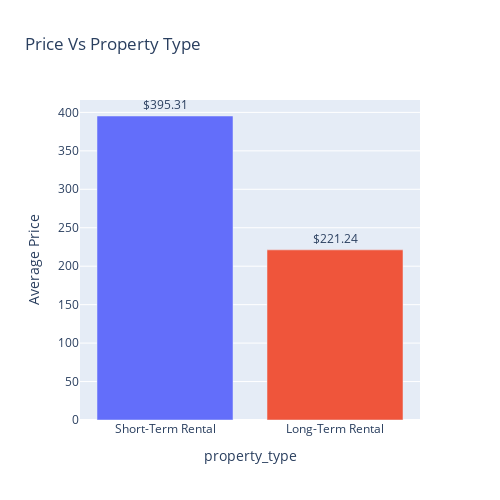

Notebook code cell kept with this figure:
### Code cell
## ------------------------------------------------------prices Vs property type------------------------------------------------------------------------
prices_vs_property_type = data.groupby('property_type')['price'].mean().sort_values(ascending = False).reset_index(name = 'Average Price')

## Plot
fig2 = px.bar(prices_vs_property_type, x = 'property_type', y = 'Average Price',color = ['Blue', 'Red'],text = 'Average Price', title = "Price Vs Property Type")

# Update layout
fig2.update_traces(texttemplate='$%{text:.2f}', textposition='outside')
fig2.update_layout(
    height=500,
    width=500,
    showlegend=False
)

fig2.show()

### Figure 1 — Plotly figure (JSON) as saved in the notebook; plotly's stock layout.template omitted (floating-point values rounded to 4 significant figures)
{"data": [{"alignmentgroup": "True", "hovertemplate": "color=Blue<br>property_type=%{x}<br>Average Price=%{text}<extra></extra>", "legendgroup": "Blue", "marker": {"color": "#636efa", "pattern": {"shape": ""}}, "name": "Blue", "offsetgroup": "Blue", "orientation": "v", "showlegend": true, "text": [395.3], "textposition": "outside", "texttemplate": "$%{text:.2f}", "type": "bar", "x": ["Short-Term Rental"], "xaxis": "x", "y": [395.3], "yaxis": "y"}, {"alignmentgroup": "True", "hovertemplate": "color=Red<br>property_type=%{x}<br>Average Price=%{text}<extra></extra>", "legendgroup": "Red", "marker": {"color": "#EF553B", "pattern": {"shape": ""}}, "name": "Red", "offsetgroup": "Red", "orientation": "v", "showlegend": true, "text": [221.2], "textposition": "outside", "texttemplate": "$%{text:.2f}", "type": "bar", "x": ["Long-Term Rental"], "xaxis": "x", "y": [221.2], "yaxis": "y"}], "layout": {"barmode": "relative", "height": 500, "legend": {"title": {"text": "color"}, "tracegroupgap": 0}, "showlegend": false, "title": {"text": "Price Vs Property Type"}, "width": 500, "xaxis": {"anchor": "y", "autorange": true, "domain": [0, 1], "range": [-0.5, 1.5], "title": {"text": "property_type"}, "type": "category"}, "yaxis": {"anchor": "x", "autorange": true, "domain": [0, 1], "range": [0, 416.1], "title": {"text": "Average Price"}, "type": "linear"}}}
